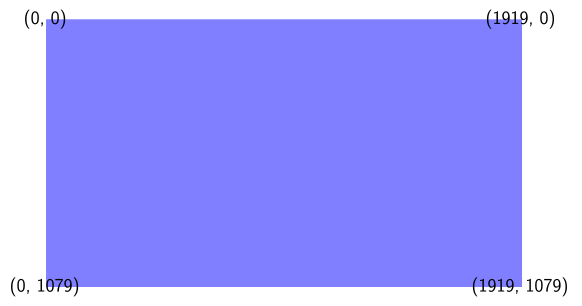

Reproduce this figure in Python.
import matplotlib.pyplot as plt
import matplotlib.patches as patches
import numpy as np

plt.rcParams['text.usetex'] = True

fig, ax = plt.subplots()

ax.add_patch(patches.Rectangle((0, -1080), 1920, 1080, linewidth=1, facecolor='blue', alpha=0.5))
ax.set_xlim(0, 1920)
ax.set_ylim(-1080, 0)

ax.text(0, 0, "(0, 0)", ha='center', va='center', size='x-large')
ax.text(0, -1079, "(0, 1079)", ha='center', va='center', size='x-large')
ax.text(1919, 0, "(1919, 0)", ha='center', va='center', size='x-large')
ax.text(1919, -1079, "(1919, 1079)", ha='center', va='center', size='x-large')

ax.set_box_aspect(9/16)
ax.set_axis_off()

plt.savefig('Figure-7.svg', bbox_inches='tight')

plt.show()
